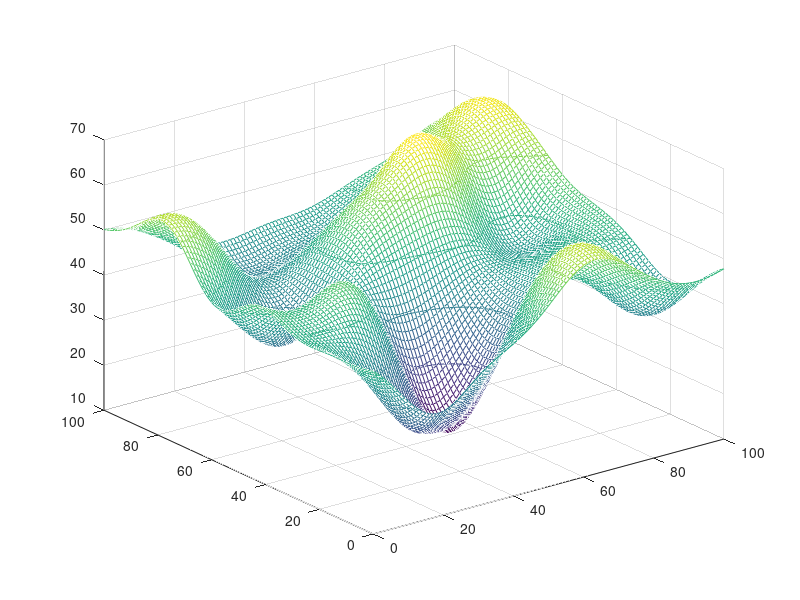

Write MATLAB code to recreate this figure.
% Matlab code to generate the random snapshot for Laplace-like pdf:
M = 20;                                                          % Number of snapshots
%N = 20;                                                        % for Laplace-like                 % Number of large-scale Gaussians
N = 150;                                                        % for Gaussian-like
Peak = 100;                                                           % Peak of the 3D signal
Sigma = 10;                                                           % std of large scale Gaussian
Ns = 150;                                                            % Number of the small-scale Gaussians
Ss = 5;                                                                  % for Laplace-like                  % std of the small scale Gaussians
%Ss = 10;                                                           % for Gaussian-like

V = 100 * (0 : 0.01 : 1);
[X,Y] = meshgrid(V);

z = [];
P = rand(N,3);
P(:,1:2) = Peak * P(:,1:2);
for Wnum = 1 : M
    Z = zeros(size(X));
    rand('state', sum(100*clock));
    
    % Generation of the large scale Gaussians
    %P = Peak * rand(N,3);
    for k = 1: N
        Z = Z + 2 * Peak * (P(k,3) - 0.5) / sqrt(2*pi) / Sigma * exp(-((X-P(k,1)).^2 + (Y-P(k,2)).^2)/2/Sigma^2);
    end,
    
    % Genmeration of small scale Gaussians
    Ps = rand(Ns,3);
    Ps(:,1:2) = Peak * Ps(:,1:2);   
    for k = 1 : Ns
        Z = Z + 5 * (Ps(k,3) - 0.5) / sqrt(2*pi) / Ss * exp(-((X-Ps(k,1)).^2 + (Y-Ps(k,2)).^2)/2/Ss^2);
    end,
    
    % Snapshot normalization
    Z = Peak / 2 * Z/(max(max(Z)) - min(min(Z))) + 50;
    
    Data = Z;
    %[p,xx] = ksdensity(Z(:));
    [p,xx] = hist(Z(:),500);
    % saving snapshot
    name = sprintf('NewWave_%d',Wnum);
    save(name,'Data', 'P','Ps','Sigma','Ss','N','Ns','Peak', 'xx', 'p'); 
    z = [z;Z(:)];
end,

%[N,xx] = hist(z,100);
%p = N/sum(N);
%[p,xx] = ksdensity(z);
[p,xx] = hist(Z(:),500);
save('pdf','p','xx');
%figure(1); plot(xx,p); grid on;
%t = 0:100;
%pg=1/sqrt(2*pi)/13*exp(-(t-50).^2/13^2);
%figure(1); hold on; plot(t,pg,'r');

figure(2); mesh(X,Y,Z); hold on;
Vec = 5:10:95;
contour3(X,Y,Z,Vec);


